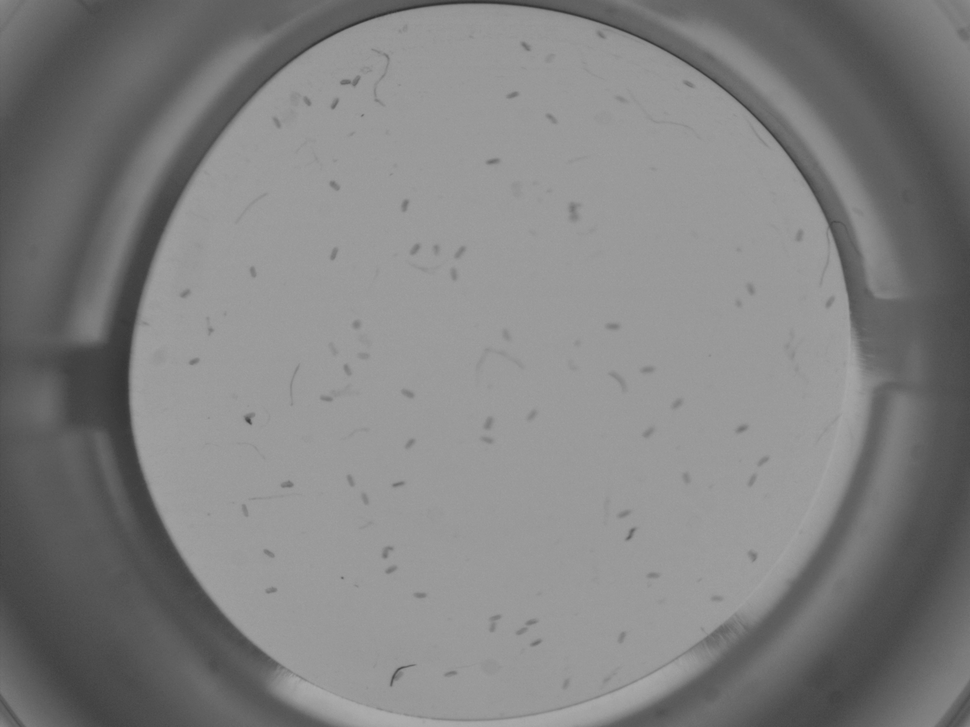
#> input picture test/images/200224_C7.tif, 970 x 727 px, shrunk from 2592 x 1944 before the run, found by its file name; its folder holds only this picture in this run
$ python imageprocess.py
#> lines starting #> are read from the running program, lines starting #| are printed output that depends on the picture; after the words box and inside, x2 and y2 are one past the last pixel; in counts of white or black regions, pixels touching at a corner belong together
# -*- coding: utf-8 -*-
"""
Created on Thu Sep  1 14:08:20 2022

@author: jevans
"""

import numpy as np
import cv2 as cv
from matplotlib import pyplot as plt

import os
from PIL import Image

def processimage(impath,imname,minpoly=75,maxpoly=1000):
#> called with imname = '200224_C7.tif', minpoly = 75, maxpoly = 1000
    img = Image.open(os.path.join(impath,imname))
#> img is the input picture: PIL image 970x727 RGB; min 47, max 174, mean 129.1
    open_cv_image = np.array(img)
    # Convert RGB to BGR
    open_cv_image = open_cv_image[:, :, ::-1].copy()
    gray = cv.cvtColor(open_cv_image,cv.COLOR_BGR2GRAY)

    kernel = np.array([[-1,-1,-1], [-1,9,-1], [-1,-1,-1]])
    im = cv.filter2D(gray, -1, kernel)
    ret, thresh = cv.threshold(im,0,255,cv.THRESH_BINARY_INV+cv.THRESH_OTSU)
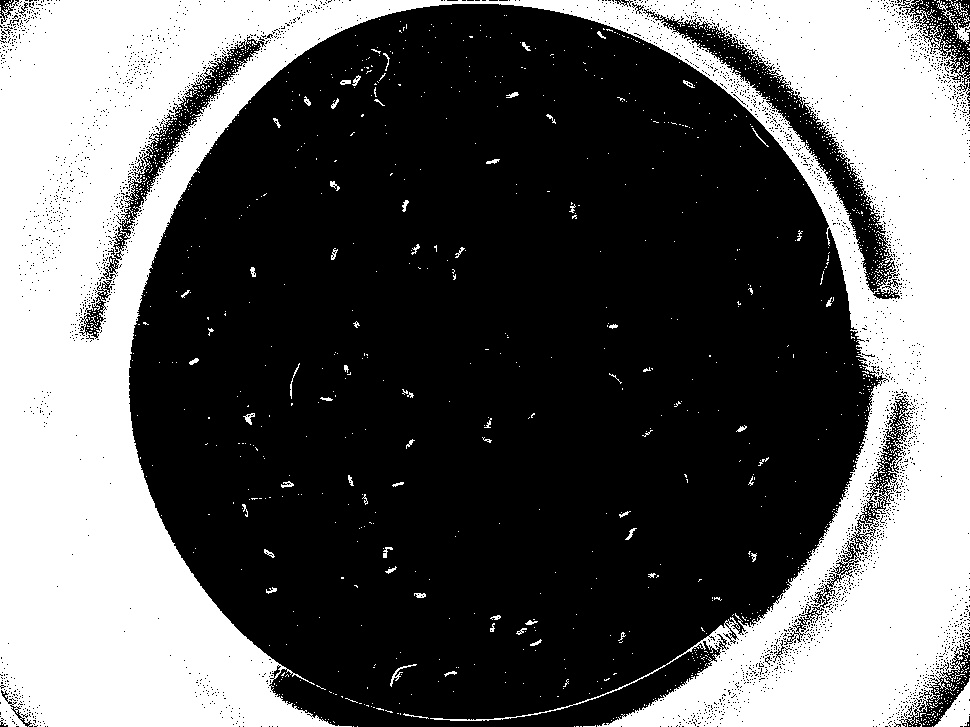
#> thresh: shape (727, 970); 37.4% white; 1513 white regions (1444 under 20 px), largest, box (x1, y1, x2, y2) and area: (0, 0, 970, 727) 257322, (934, 678, 970, 727) 795, (955, 18, 970, 44) 159
#> ret = 121


    kernel = np.ones((3,3),np.uint8)
    sharpen2 = cv.dilate(thresh,kernel,iterations=3)
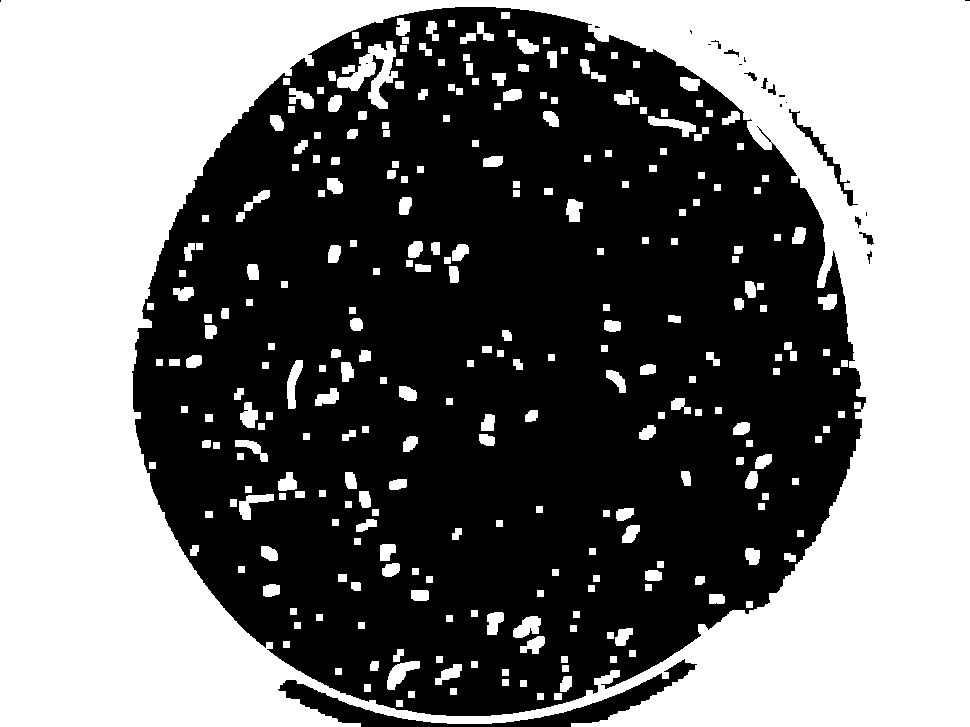
#> sharpen2: shape (727, 970); 46.8% white; 280 white regions

    ret, thresh = cv.threshold(sharpen2,0,255,cv.THRESH_BINARY+cv.THRESH_OTSU)
#> ret = 0

    contours,hierachy=cv.findContours(thresh,cv.RETR_TREE,cv.CHAIN_APPROX_SIMPLE)
#> contours = 304 contours, 13 with area under 20; largest, box (x1, y1, x2, y2) and area: (0, 0, 970, 727) 698026, (131, 6, 867, 717) 399504, (337, 41, 398, 109) 1550, (788, 108, 859, 207) 826, (387, 661, 420, 690) 421

    #contours = contours[0] if len(contours) == 2 else contours[1]
    big_contour = max(contours, key=cv.contourArea)
#> big_contour = contour of 315 points, box (x1, y1, x2, y2) (0, 0, 970, 727), area 698026
    x,y,w,h = cv.boundingRect(big_contour)
#> x = 0; y = 0; w = 970; h = 727

    # draw filled contour on black background
    mask = np.zeros_like(open_cv_image)
    mask = cv.drawContours(mask, [big_contour], 0, (255,255,255), -1)
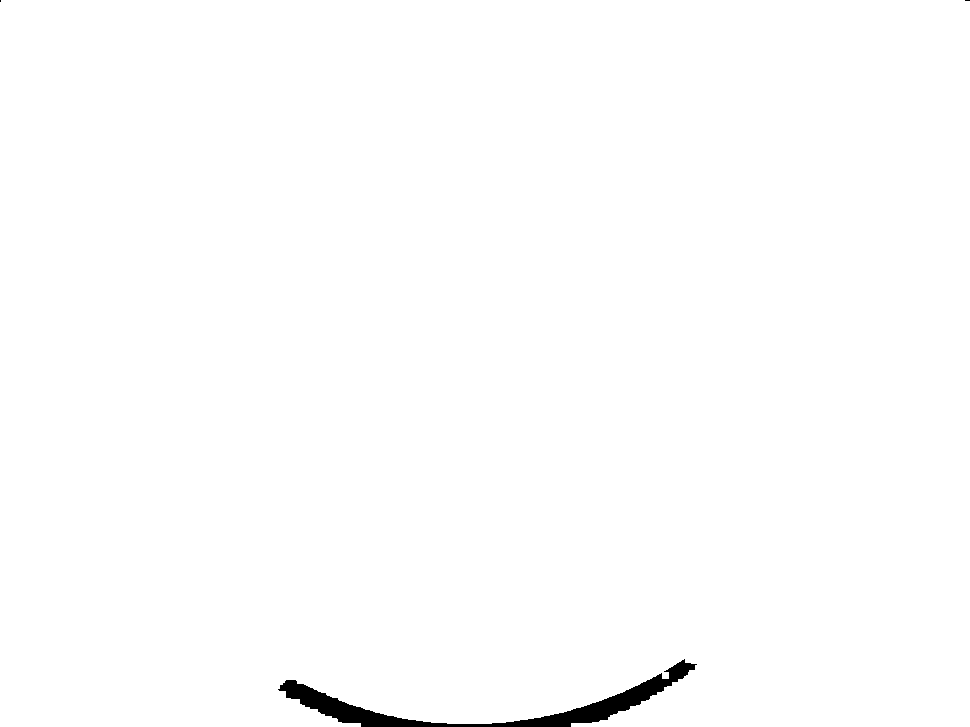
#> mask: shape (727, 970, 3); 99.3% white; 3 black regions (2 under 20 px), largest, box (x1, y1, x2, y2) and area: (278, 659, 697, 727) 5210

    mask = cv.cvtColor(mask,cv.COLOR_BGR2GRAY)

    newim=sharpen2-mask
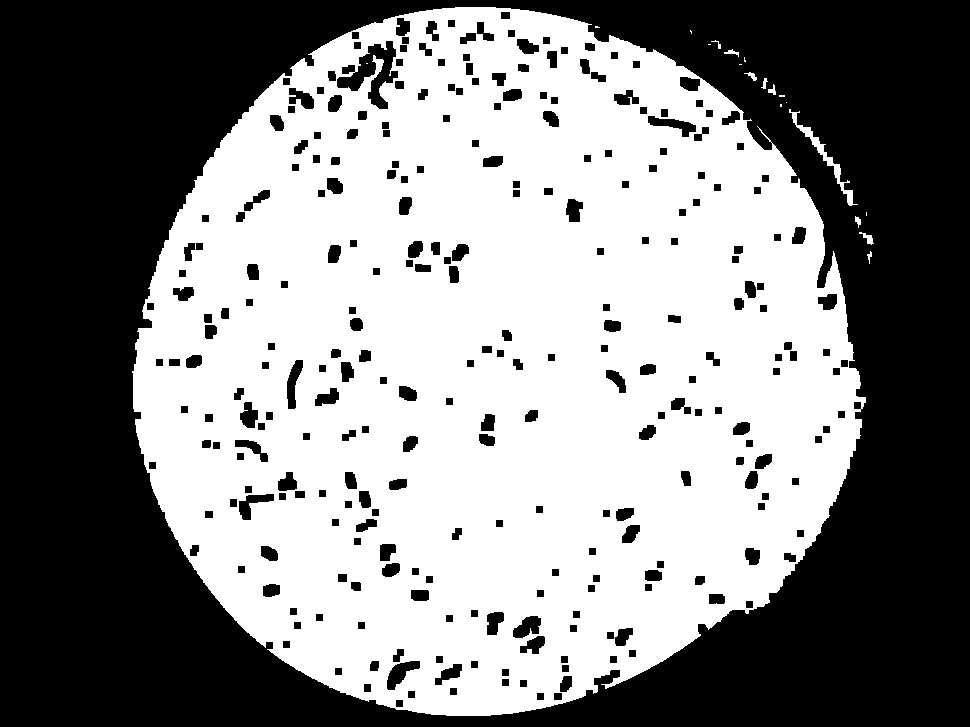
#> newim: shape (727, 970); values 0 (black) and 1 (white), 52.4% white; 280 black regions

    contours,hierachy=cv.findContours(newim,cv.RETR_TREE,cv.CHAIN_APPROX_SIMPLE)
#> contours = 303 contours, 12 with area under 20; largest, box (x1, y1, x2, y2) and area: (132, 7, 866, 716) 396970, (336, 40, 399, 110) 1830, (386, 660, 421, 691) 519, (789, 109, 858, 206) 518, (647, 115, 697, 138) 492
    newcontours=[x for x in contours if (cv.contourArea(x)>minpoly) and (cv.contourArea(x)<maxpoly)]
#> newcontours = 125 contours; largest, box (x1, y1, x2, y2) and area: (386, 660, 421, 691) 519, (789, 109, 858, 206) 518, (647, 115, 697, 138) 492, (286, 359, 304, 410) 482, (238, 493, 275, 521) 456

    mask = np.zeros_like(open_cv_image)
    mask = cv.drawContours(mask, newcontours, -1, (255,255,255), -1)
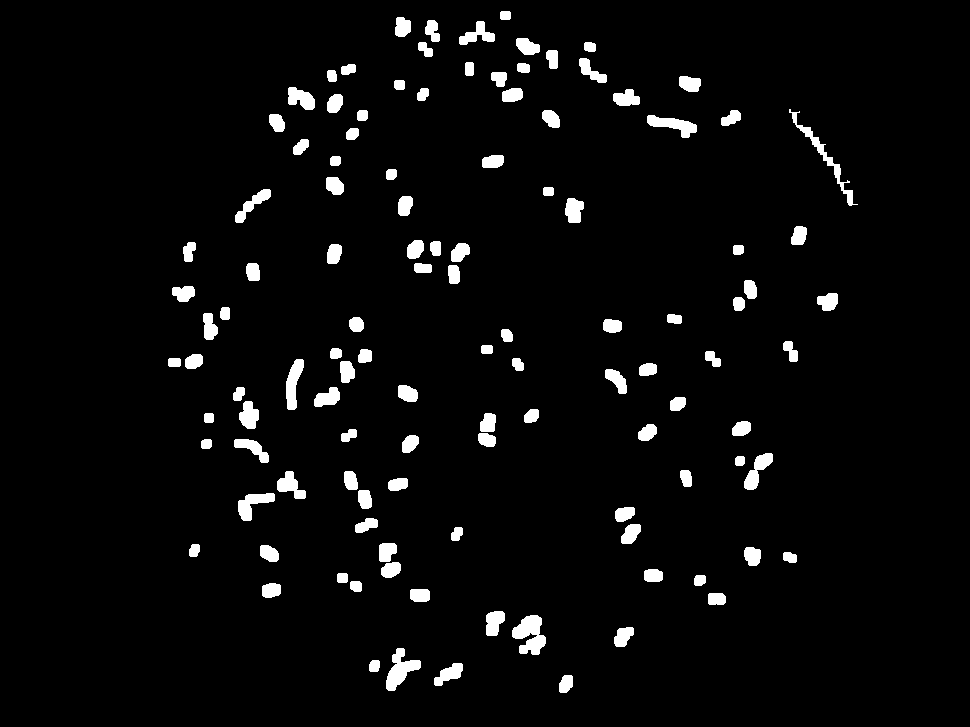
#> mask: shape (727, 970, 3); 3.9% white; 116 white regions, largest, box (x1, y1, x2, y2) and area: (512, 615, 546, 655) 846, (386, 648, 421, 691) 711, (789, 109, 858, 206) 672


    mask = cv.cvtColor(mask,cv.COLOR_BGR2GRAY)
#> mask: shape (727, 970); 3.9% white; 116 white regions
    masked = cv.bitwise_and(open_cv_image, open_cv_image, mask=mask)
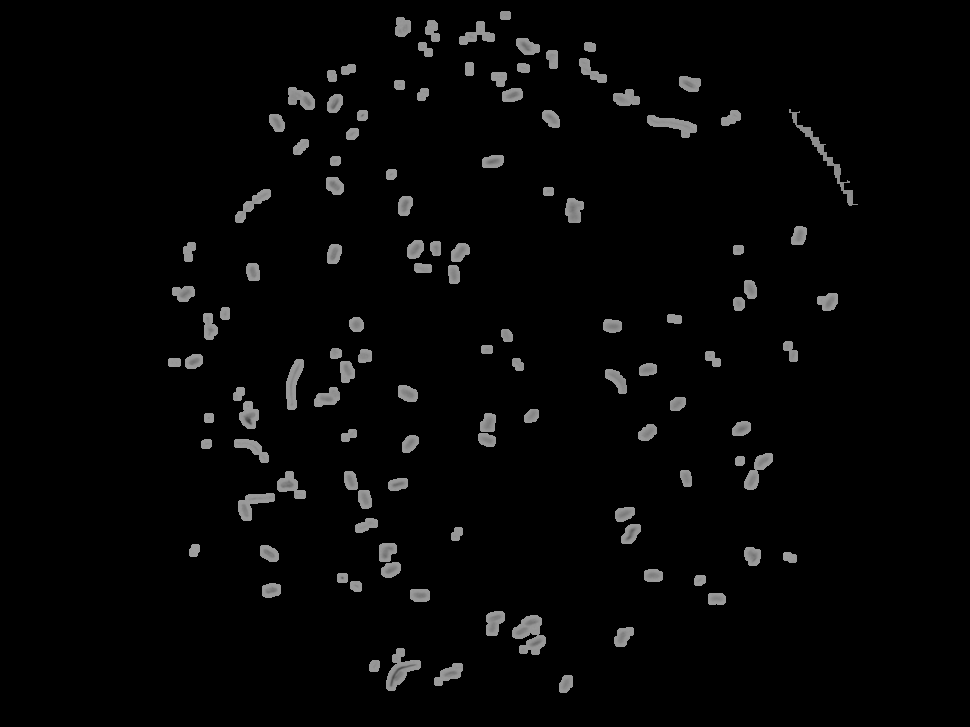
#> masked: shape (727, 970, 3); min 0, max 162, mean 5.8
    return masked

mainpath="C:\\Users\\jevans\\Documents\\GitHub\\mm_images"
impath=os.path.join(mainpath,"training","images")
imnames=os.listdir(impath)
allmasks=[]

for imname in imnames:
    allmasks.append(processimage(impath,imname))


plt.imshow(allmasks[0])


impath2=os.path.join(mainpath,"training","processedimages2")

fig, axs = plt.subplots(5, 2,  figsize=(20, 50))

axs = axs.flatten()
for img, ax in zip(allmasks, axs):
    ax.imshow(img)
#> this loop made 1 pass

fig.savefig(os.path.join(mainpath,"allimages.png"))


os.makedirs(impath2,exist_ok=True)
for i in range(len(allmasks)):
    im = Image.fromarray(allmasks[i])
    im.save(os.path.join(impath2,os.path.splitext(imnames[i])[0]+".tif"))

allmasks=[]
impath=os.path.join(mainpath,"test","images")
imnames=os.listdir(impath)
#> imnames = ['200224_C7.tif']

for imname in imnames:
    allmasks.append(processimage(impath,imname))
#> in processimage (call 2), `contours,hierachy=cv.findContours(thresh,cv.RETR_TREE,cv.CHAIN_APPROX_..`: contours = 304 contours, 13 with area under 20; largest, box (x1, y1, x2, y2) and area: (0, 0, 970, 727) 698026, (131, 6, 867, 717) 399504, (337, 41, 398, 109) 1550, (788, 108, 859, 207) 826, (387, 661, 420, 690) 421
#> in processimage (call 2), `contours,hierachy=cv.findContours(newim,cv.RETR_TREE,cv.CHAIN_APPROX_S..`: contours = 303 contours, 12 with area under 20; largest, box (x1, y1, x2, y2) and area: (132, 7, 866, 716) 396970, (336, 40, 399, 110) 1830, (386, 660, 421, 691) 519, (789, 109, 858, 206) 518, (647, 115, 697, 138) 492

impath2=os.path.join(mainpath,"test","processedimages")

os.makedirs(impath2,exist_ok=True)
for i in range(len(allmasks)):
    im = Image.fromarray(allmasks[i])
    im.save(os.path.join(impath2,os.path.splitext(imnames[i])[0]+".tif"))

$ run again, on test/images/200310_C3.tif
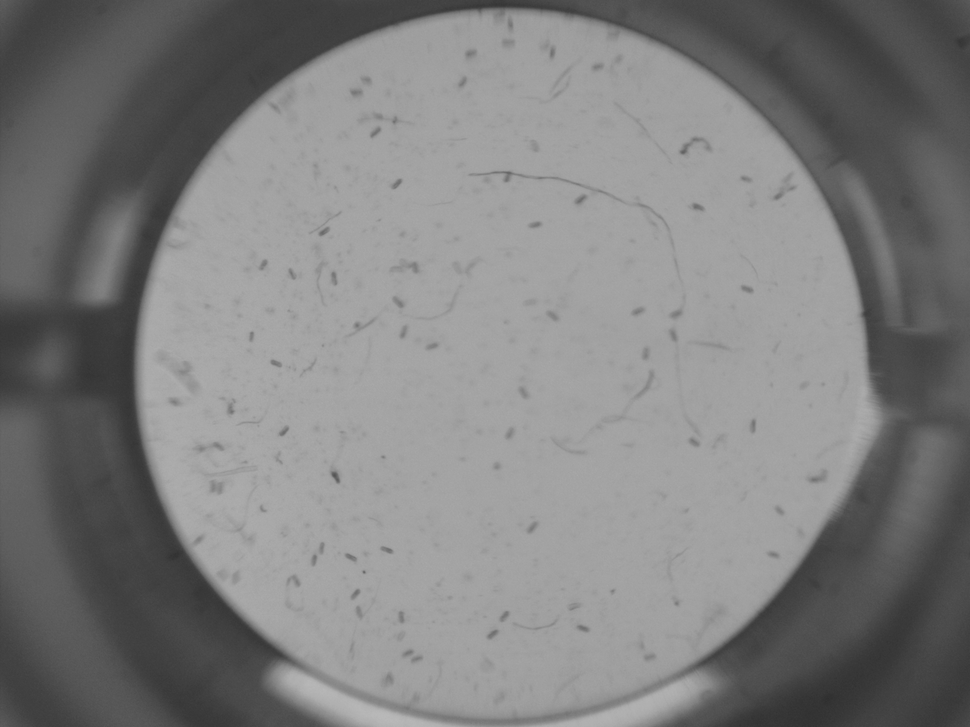
#> input picture test/images/200310_C3.tif, 970 x 727 px, shrunk from 2592 x 1944 before the run, found by its file name
#> in processimage, img is the input picture: PIL image 970x727 RGB; min 46, max 185, mean 126.7
#> in processimage, `ret, thresh = cv.threshold(im,0,255,cv.THRESH_BINARY_INV+cv.THRESH_OTSU)`:
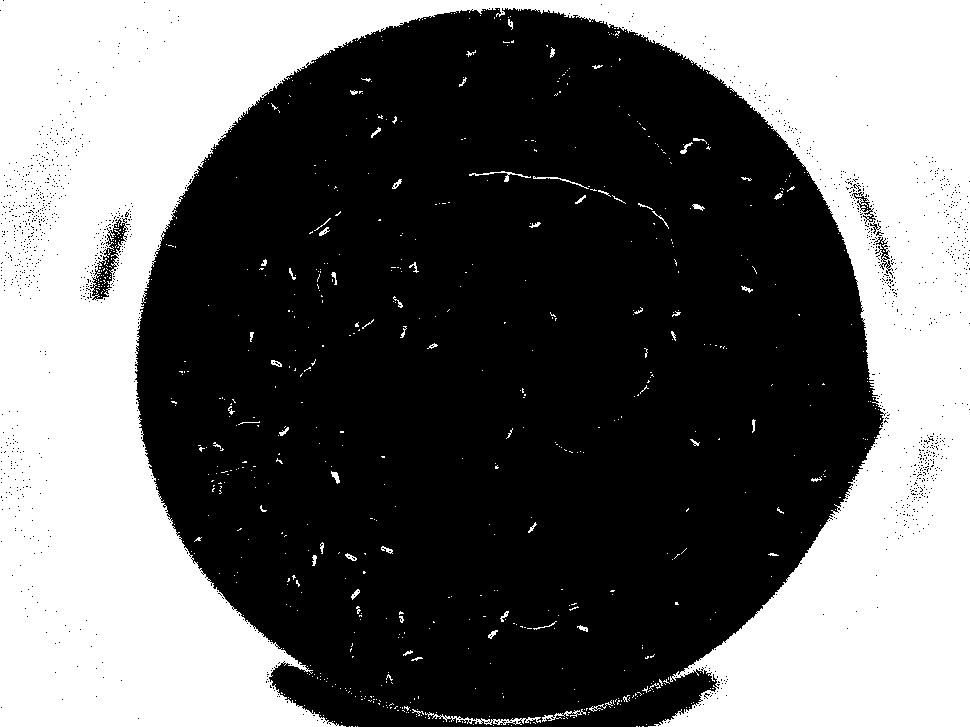
#> thresh: shape (727, 970); 40.8% white; 730 white regions (663 under 20 px), largest, box (x1, y1, x2, y2) and area: (0, 0, 970, 727) 283695, (425, 712, 541, 725) 382, (542, 709, 586, 722) 148
#> in processimage, `ret, thresh = cv.threshold(im,0,255,cv.THRESH_BINARY_INV+cv.THRESH_OTSU)`: ret = 119
#> sharpen2: shape (727, 970); 47.1% white; 198 white regions
#> in processimage, `ret, thresh = cv.threshold(sharpen2,0,255,cv.THRESH_BINARY+cv.THRESH_O..`: ret = 0
#> in processimage, `contours,hierachy=cv.findContours(thresh,cv.RETR_TREE,cv.CHAIN_APPROX_..`: contours = 201 contours, 2 with area under 20; largest, box (x1, y1, x2, y2) and area: (0, 0, 970, 727) 697551, (139, 12, 878, 717) 397282, (466, 168, 629, 207) 1628, (205, 458, 259, 497) 782, (497, 608, 562, 633) 608
#> big_contour = contour of 285 points, box (x1, y1, x2, y2) (0, 0, 970, 727), area 697551
#> x = 0; w = 970; h = 727
#> newim: shape (727, 970); values 0 (black) and 1 (white), 52% white; 198 black regions
#> in processimage, `contours,hierachy=cv.findContours(newim,cv.RETR_TREE,cv.CHAIN_APPROX_S..`: contours = 201 contours, 1 with area under 20; largest, box (x1, y1, x2, y2) and area: (140, 13, 877, 716) 394696, (465, 167, 630, 208) 2040, (204, 457, 260, 498) 1028, (634, 199, 673, 233) 624, (305, 207, 345, 240) 590
#> newcontours = 119 contours; largest, box (x1, y1, x2, y2) and area: (634, 199, 673, 233) 624, (305, 207, 345, 240) 590, (509, 611, 563, 634) 566, (770, 169, 799, 209) 566, (676, 134, 715, 158) 540
#> in processimage, `masked = cv.bitwise_and(open_cv_image, open_cv_image, mask=mask)`:
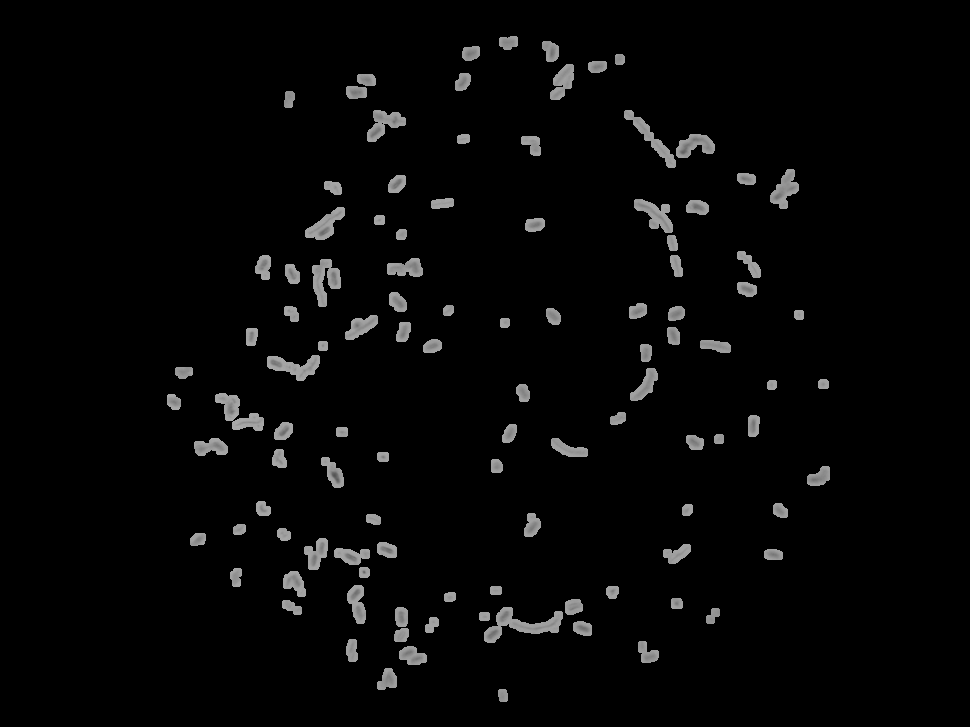
#> masked: shape (727, 970, 3); min 0, max 171, mean 6.4
#> the loop `for img, ax in zip(allmasks, axs):` made 1 pass
#> the loop `for i in range(len(allmasks)):` made 1 pass
#> imnames = ['200310_C3.tif']
#> in processimage (call 2), `contours,hierachy=cv.findContours(thresh,cv.RETR_TREE,cv.CHAIN_APPROX_..`: contours = 201 contours, 2 with area under 20; largest, box (x1, y1, x2, y2) and area: (0, 0, 970, 727) 697551, (139, 12, 878, 717) 397282, (466, 168, 629, 207) 1628, (205, 458, 259, 497) 782, (497, 608, 562, 633) 608
#> in processimage (call 2), `contours,hierachy=cv.findContours(newim,cv.RETR_TREE,cv.CHAIN_APPROX_S..`: contours = 201 contours, 1 with area under 20; largest, box (x1, y1, x2, y2) and area: (140, 13, 877, 716) 394696, (465, 167, 630, 208) 2040, (204, 457, 260, 498) 1028, (634, 199, 673, 233) 624, (305, 207, 345, 240) 590
